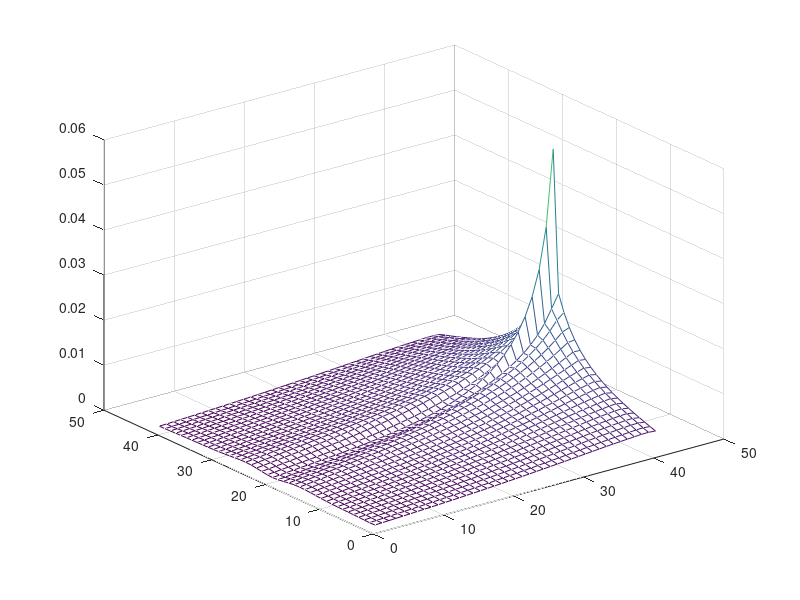

Source code (MATLAB): (Note: this script raises an error after producing the figure.)
function LTE_2D_oppo_ep(ep_value,Nr_value,Nv_value,freq,delta_pos)
global Nr Nt epsilon dt dr theta0 r0 sigma_x

if nargin == 0
    ep_value = 1;
    Nr_value = 40;
    Nv_value = 28;
    freq = 3;
    delta_pos = 20;
end

Lr = 1; Nr = Lr*Nr_value; dr = Lr/Nr; r0 = 0:dr:Lr;
Nt = Nv_value; dt = 2*pi/Nt; theta0 = -pi+dt/2:dt:pi-dt/2;
[xx,yy,theta] = meshgrid(r0,r0,theta0);
[xx_s,yy_s] = meshgrid(r0,r0);

epsilon = 2^(-ep_value);
sigma = @(x,y,km)(1./(sin(km*pi*x)+1.5)+1+y-y);
% sigma = inline('x-x+1');
sigma_x = sigma(xx_s,yy_s,freq)-sigma(xx_s,yy_s,freq)+1;


boundary_left = zeros(Nr_value+1,1);% boundary_left(delta_pos) = 1;
boundary_right = zeros(Nr_value+1,1); boundary_right(delta_pos) = 1;
boundary_bottom = zeros(Nr_value+1,1);% boundary_bottom(delta_pos) = 1;
boundary_top = zeros(Nr_value+1,1);


%% initial 
f = ones(size(xx));
data_pre = zeros(size(f));
for kt = 1:Nt
    sinT = sin(theta0(kt));
    cosT = cos(theta0(kt));
    if cosT<=0
        data_pre(:,1,kt) = boundary_left;
    else
        data_pre(:,end,kt) = boundary_right;
    end
    if sinT<=0
        data_pre(1,:,kt) = boundary_bottom';
    else
        data_pre(end,:,kt) = boundary_top';
    end
end
data_pre = data_pre(:);

f = gmres(@MAB_multi,data_pre,150,1e-10);

f = reshape(f,Nr+1,Nr+1,Nt);

rho = f(:,:,1)/Nt;
for kt = 2:Nt
    rho = rho + f(:,:,kt)/Nt;
end
mesh(rho);pause;

save(['test_2D_left/test_g_right',num2str(delta_pos),'_ep_',num2str(ep_value),'.mat']);


end


function Mb = MAB_multi(p)
global epsilon Nr Nt dr theta0 sigma_x
e = ones(Nt,1);

p = reshape(p,Nr+1,Nr+1,Nt);
Rp_x = zeros(size(p));
Rp_y = zeros(size(p));
BCp = zeros(size(p));
boundary_D = zeros(size(p));

for kt = 1:Nt
    p_temp = p(:,:,kt);
    
    Rp_pre_x = (p_temp(:,2:end) - p_temp(:,1:end-1))/dr;
    Rp_pre_y = (p_temp(2:end,:) - p_temp(1:end-1,:))/dr;
    
    sinT = sin(theta0(kt));
    cosT = cos(theta0(kt));
    if sinT<=0
        Rp_y(2:end,:,kt) = -sinT*Rp_pre_y;
        boundary_D(1,:,kt) = p_temp(1,:);
    else
        Rp_y(1:end-1,:,kt) = -sinT*Rp_pre_y;
        boundary_D(end,:,kt) = p_temp(end,:);
    end
    if cosT>=0
        Rp_x(:,1:end-1,kt) = -cosT*Rp_pre_x;
        boundary_D(:,end,kt) = p_temp(:,end);
    else
        Rp_x(:,2:end,kt) = -cosT*Rp_pre_x;
        boundary_D(:,1,kt) = p_temp(:,1);
    end
end

for kx = 2:Nr
    for ky = 2:Nr
        p_temp = p(kx,ky,:); p_temp = p_temp(:);
        p_temp = p_temp - e*e'*p_temp/Nt;
        BCp(kx,ky,:) = sigma_x(kx,ky)*p_temp;
    end
end

Mb = epsilon*Rp_x + epsilon* Rp_y + BCp + boundary_D;

Mb = Mb(:);

end

